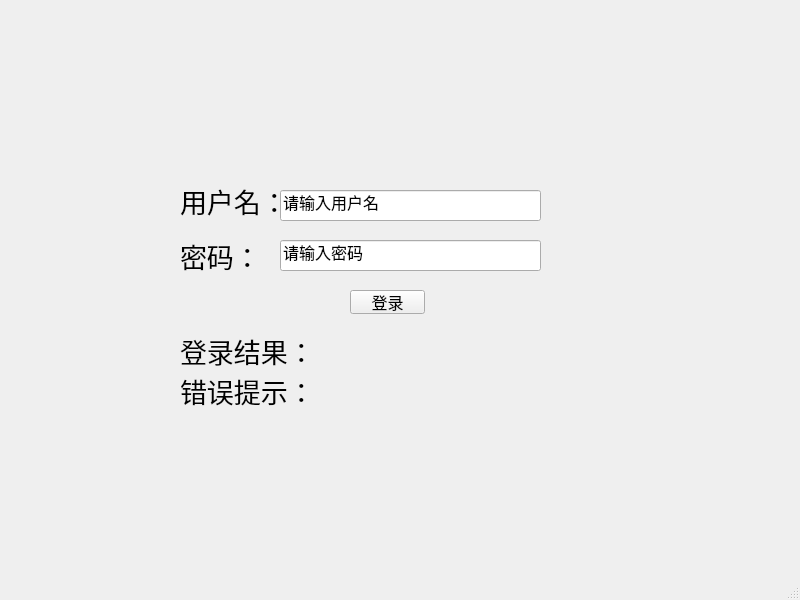
<?xml version="1.0" encoding="UTF-8"?>
<ui version="4.0">
 <class>MainWindow</class>
 <widget class="QMainWindow" name="MainWindow">
  <property name="geometry">
   <rect>
    <x>0</x>
    <y>0</y>
    <width>800</width>
    <height>600</height>
   </rect>
  </property>
  <property name="windowTitle">
   <string>MainWindow</string>
  </property>
  <widget class="QWidget" name="centralwidget">
   <widget class="QLabel" name="label">
    <property name="geometry">
     <rect>
      <x>180</x>
      <y>180</y>
      <width>101</width>
      <height>41</height>
     </rect>
    </property>
    <property name="font">
     <font>
      <pointsize>20</pointsize>
     </font>
    </property>
    <property name="text">
     <string>用户名：</string>
    </property>
   </widget>
   <widget class="QLabel" name="label_2">
    <property name="geometry">
     <rect>
      <x>180</x>
      <y>240</y>
      <width>71</width>
      <height>31</height>
     </rect>
    </property>
    <property name="font">
     <font>
      <pointsize>20</pointsize>
     </font>
    </property>
    <property name="text">
     <string>密码：</string>
    </property>
   </widget>
   <widget class="QLabel" name="labelLoginResult">
    <property name="geometry">
     <rect>
      <x>180</x>
      <y>330</y>
      <width>131</width>
      <height>41</height>
     </rect>
    </property>
    <property name="font">
     <font>
      <pointsize>20</pointsize>
     </font>
    </property>
    <property name="text">
     <string>登录结果：</string>
    </property>
   </widget>
   <widget class="QLabel" name="label_4">
    <property name="geometry">
     <rect>
      <x>180</x>
      <y>370</y>
      <width>151</width>
      <height>41</height>
     </rect>
    </property>
    <property name="font">
     <font>
      <pointsize>20</pointsize>
     </font>
    </property>
    <property name="text">
     <string>错误提示：</string>
    </property>
   </widget>
   <widget class="QLineEdit" name="lineEditUsername">
    <property name="geometry">
     <rect>
      <x>280</x>
      <y>190</y>
      <width>261</width>
      <height>31</height>
     </rect>
    </property>
    <property name="font">
     <font>
      <pointsize>12</pointsize>
     </font>
    </property>
    <property name="text">
     <string>请输入用户名</string>
    </property>
   </widget>
   <widget class="QLineEdit" name="lineEditPassword">
    <property name="geometry">
     <rect>
      <x>280</x>
      <y>240</y>
      <width>261</width>
      <height>31</height>
     </rect>
    </property>
    <property name="font">
     <font>
      <pointsize>12</pointsize>
     </font>
    </property>
    <property name="text">
     <string>请输入密码</string>
    </property>
   </widget>
   <widget class="QPushButton" name="pushButtonLogin">
    <property name="geometry">
     <rect>
      <x>350</x>
      <y>290</y>
      <width>75</width>
      <height>24</height>
     </rect>
    </property>
    <property name="font">
     <font>
      <pointsize>12</pointsize>
     </font>
    </property>
    <property name="text">
     <string>登录</string>
    </property>
   </widget>
  </widget>
  <widget class="QMenuBar" name="menubar">
   <property name="geometry">
    <rect>
     <x>0</x>
     <y>0</y>
     <width>800</width>
     <height>22</height>
    </rect>
   </property>
  </widget>
  <widget class="QStatusBar" name="statusbar"/>
 </widget>
 <resources/>
 <connections/>
</ui>
